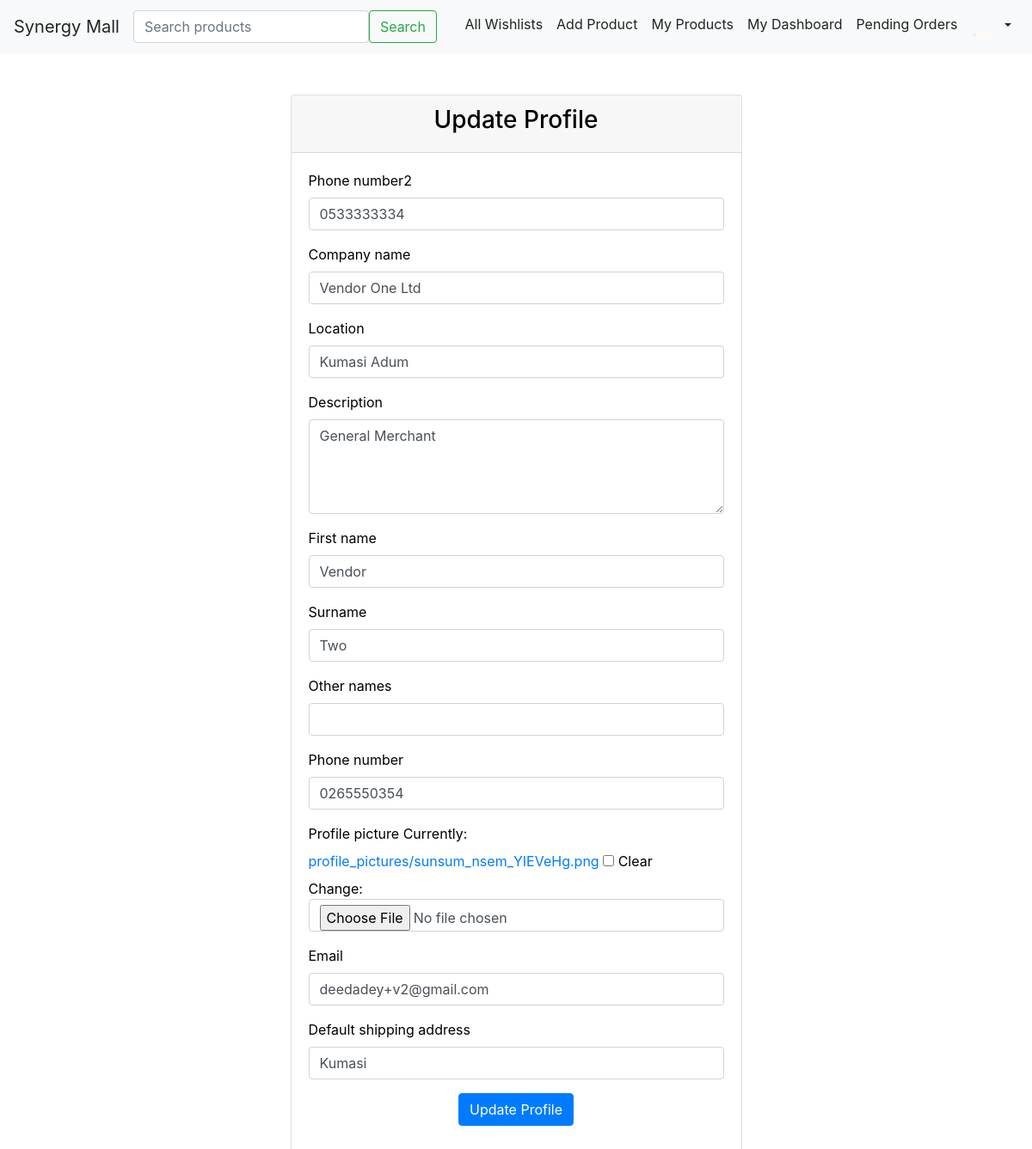
The page /profile/ (signed in) on the database its author committed.
### users/models.py (models this page shows, shortened)
class User(AbstractBaseUser, PermissionsMixin):
    ROLE_CHOICES = (
        ('vendor', 'Vendor'),
        ('regular', 'RegularUser'),
        ('marketer', 'Marketer'),
        ('manager', 'Manager'),
    )
    username = models.CharField(max_length=50, blank=False, null=False, unique=True)
    email = models.EmailField(unique=True)
    first_name = models.CharField(max_length=50)
    surname = models.CharField(max_length=50)
    other_names = models.CharField(max_length=100, blank=True, null=True)
    phone_number = models.CharField(max_length=15, unique=True)
    profile_picture = models.ImageField(upload_to='profile_pictures/', blank=True, null=True)
    id_document_number = models.CharField(max_length=100, blank=True, null=True)
    id_image = models.ImageField(upload_to='identification_images/', blank=True, null=True)
    default_shipping_address = models.TextField(max_length=400, blank=True, null=True)
    cash = models.DecimalField(max_digits=12, decimal_places=2, default=0.00)  # Wallet/cash balance
    role = models.CharField(max_length=10, choices=ROLE_CHOICES)
    is_active = models.BooleanField(default=True)
    is_staff = models.BooleanField(default=False)
    date_joined = models.DateTimeField(default=timezone.now)
    groups = models.ManyToManyField(
        Group,
        related_name='custom_user_groups',  # Adding related_name
        blank=True,
        help_text='The groups this user belongs to.',
        verbose_name='groups',
    )
    user_permissions = models.ManyToManyField(
        Permission,
        related_name='custom_user_permissions',  # Adding related_name
        blank=True,
        help_text='Specific permissions for this user.',
        verbose_name='user permissions',
    )
    objects = UserManager()
    USERNAME_FIELD = 'email'
    REQUIRED_FIELDS = []

class Vendor(models.Model):
    user = models.OneToOneField(User, on_delete=models.CASCADE, related_name='vendor_profile')
    phone_number2 = models.CharField(max_length=15, unique=True)
    company_name = models.CharField(max_length=100)
    location = models.CharField(max_length=255)
    description = models.TextField(blank=True, null=True)
    verification_status = models.BooleanField(default=False)
    last_seen = models.DateTimeField(auto_now=True)

### users/views.py (the view)
# urls.py: path('profile/', views.profile_view, name='profile'),
def profile_view(request):
    user = request.user
    if user.role == 'vendor':
        vendor = user.vendor_profile
        if request.method == 'POST':
            form = VendorProfileForm(request.POST, request.FILES, user=user, instance=vendor)
        else:
            form = VendorProfileForm(user=user, instance=vendor)  # Prepopulate vendor data
    else:
        if request.method == 'POST':
            form = UserProfileForm(request.POST, request.FILES, instance=user)
        else:
            form = UserProfileForm(instance=user)  # Prepopulate user data
    if form.is_valid():
        form.save()
        messages.success(request, 'Your profile has been updated successfully!')
        return redirect('profile')
    return render(request, 'users/profile.html', {'form': form})

### synergy_mall/context_processors.py (called while the page is built)
def cart_item_count(request):
    if request.user.is_authenticated:
        cart_items_count = CartItem.objects.filter(cart__user=request.user).count()
    else:
        session_key = request.session.session_key
        cart_items_count = CartItem.objects.filter(cart__session_key=session_key).count()
    return {'cart_items_count': cart_items_count}

### users/templates/users/profile.html (shortened to what this page needs)
{% extends 'base.html' %}
{% block content %}
<div class="container mt-5">
    <div class="row justify-content-center">
        <div class="col-md-6">
            <div class="card">
                <div class="card-header">
                    <h3 class="text-center">Update Profile</h3>
                </div>
                <div class="card-body">
                    <form method="POST" enctype="multipart/form-data">
                        {% for field in form %}
                            <div class="form-group mb-3">
                                <label for="{{ field.id_for_label }}">{{ field.label }}</label>
                                {{ field }}
                            </div>
                        {% endfor %}
                        <div class="form-group text-center">
                            <button type="submit" class="btn btn-primary">Update Profile</button>
                        </div>
                    </form>
                </div>
            </div>
        </div>
    </div>
</div>
{% endblock %}

### SYNERGY/templates/base.html (shortened to what this page needs)
<!DOCTYPE html>
<html lang="en">
<head>
    <link href="https://stackpath.bootstrapcdn.com/bootstrap/4.5.2/css/bootstrap.min.css" rel="stylesheet">
    {% load static %}
    <link href="{% static 'css/styles.css' %}" rel="stylesheet">
    <link rel="stylesheet" href="https://cdnjs.cloudflare.com/ajax/libs/font-awesome/6.0.0-beta3/css/all.min.css">
</head>
<body class="theme-light">
    <nav class="navbar navbar-expand-lg">
        <a class="navbar-brand" href="{% url 'index' %}">Synergy Mall</a>
        <form class="d-flex" action="{% url 'search_product' %}" method="GET">
          <input class="form-control me-2" type="search" name="q" placeholder="Search products" aria-label="Search" required>
          <button class="btn btn-outline-success" type="submit">Search</button>
        </form>
        <div class="collapse navbar-collapse" id="navbarNav">
            <ul class="navbar-nav ml-auto">
                <li class="nav-item">
                    <a class="nav-link" href="#">All Wishlists</a>
                </li>
                {% if user.is_authenticated %}
                    {% if request.user.role == 'vendor' %}
                        <li class="nav-item">
                            <a class="nav-link" href="{% url 'add_product' %}">Add Product</a>
                        </li>
                        <li class="nav-item">
                            <a class="nav-link" href="{% url 'product_list' %}">My Products</a>
                        </li>
                        <li class="nav-item">
                            <a class="nav-link" href="#">My Dashboard</a>
                        </li>
                        <li class="nav-item">
                            <a class="nav-link" href="#">Pending Orders</a>
                        </li>
                    {% endif %}
                    <li class="nav-item dropdown">
                        <a class="nav-link dropdown-toggle" href="#" id="navbarDropdown" role="button" data-toggle="dropdown" aria-haspopup="true" aria-expanded="false">
                            {% if user.profile_picture %}
                                <img src="{{ user.profile_picture.url }}" alt="{{ user.username }}'s profile picture" class="rounded-circle" width="30" height="30">
                            {% else %}
                                <img src="{{ STATIC_URL }}/default-profile.svg" alt="Profile Picture" class="rounded-circle" width="30" height="30">
                            {% endif %}
                        </a>
                    </li>
                {% endif %}
            </ul>
        </div>
    </nav>
    <div class="container">
        {% block content %}{% endblock %}
    </div>
</body>
</html>

### static/css/styles.css (style rules this page uses)
body.theme-light { background-color: #ffffff; color: #232424; }
body.theme-light .navbar { background-color: #f8f9fa; color: #232424; }
body.theme-light .navbar .navbar-brand, body.theme-light .navbar .nav-link, body.theme-light .navbar .dropdown-toggle { color: #232424; }
body.theme-light .card { background-color: #ffffff; color: #000000; }

### rows shown on the page
User: profile_picture (picture), form "Vendor" "Two" "0265550354" "deedadey+v2@gmail.com" "Kumasi"
Vendor: form "0533333334" "Vendor One Ltd" "Kumasi Adum" "General Merchant"

### other values the page prints
{{ field.label }} "Phone number2" "Company name" "Location" "Description" "First name" "Surname" "Other names" "Phone number" "Profile picture" "Email" "Default shipping address"
